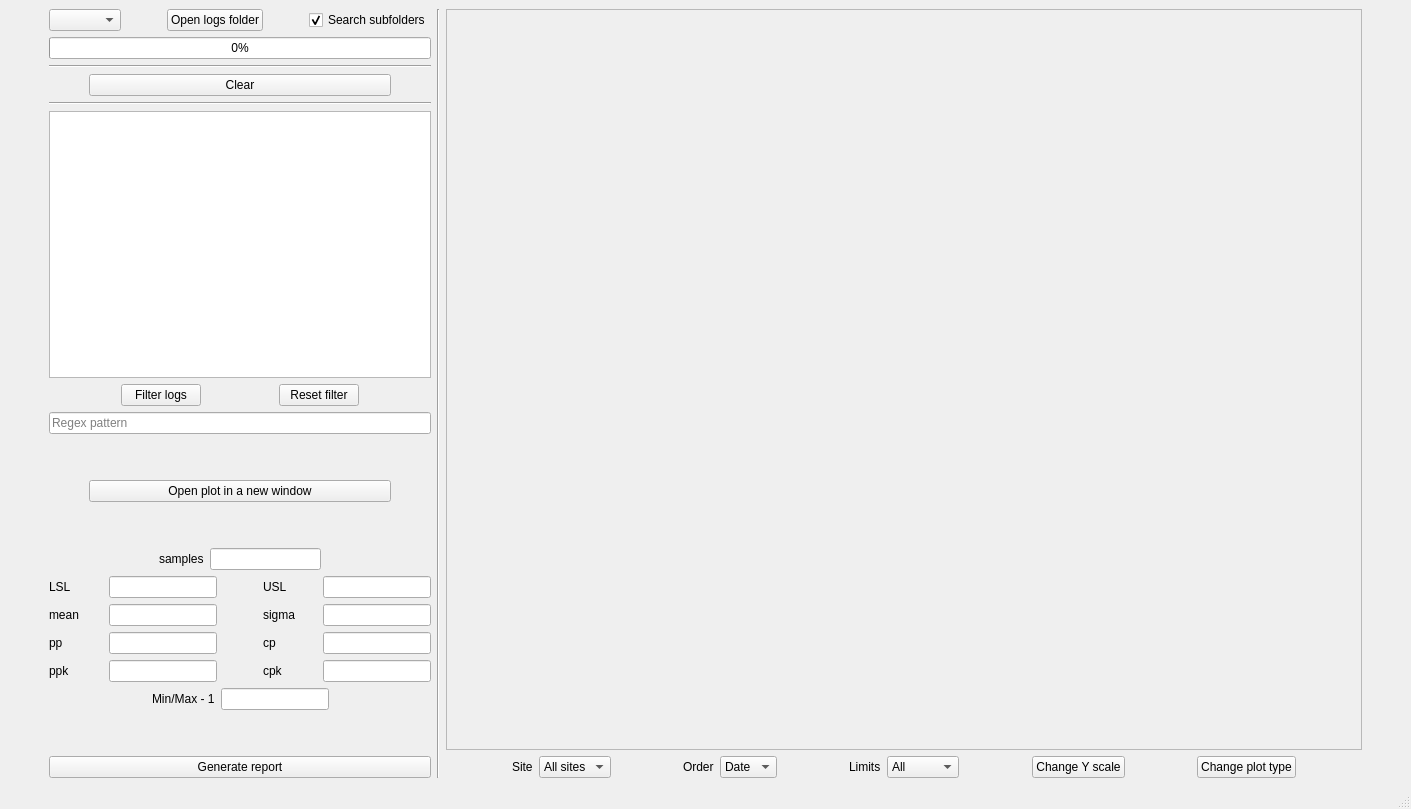
<?xml version="1.0" encoding="UTF-8"?>
<ui version="4.0">
 <class>MainWindow</class>
 <widget class="QMainWindow" name="MainWindow">
  <property name="geometry">
   <rect>
    <x>0</x>
    <y>0</y>
    <width>1411</width>
    <height>809</height>
   </rect>
  </property>
  <property name="windowTitle">
   <string>Data Analyzer</string>
  </property>
  <widget class="QWidget" name="centralwidget">
   <layout class="QHBoxLayout" name="horizontalLayout_12" stretch="0,1,0">
    <item>
     <spacer name="horizontalSpacer_13">
      <property name="orientation">
       <enum>Qt::Horizontal</enum>
      </property>
      <property name="sizeHint" stdset="0">
       <size>
        <width>40</width>
        <height>20</height>
       </size>
      </property>
     </spacer>
    </item>
    <item>
     <layout class="QHBoxLayout" name="horizontalLayout_8" stretch="0,0,1">
      <item>
       <layout class="QVBoxLayout" name="verticalLayout_6" stretch="0,0,0,0,0,1,1,0,0,0,1,0,0,0,0,0,0,0">
        <item>
         <layout class="QHBoxLayout" name="horizontalLayout_7" stretch="1,0,0,0,0">
          <item>
           <widget class="QComboBox" name="logsTypeComboBox">
            <property name="statusTip">
             <string/>
            </property>
           </widget>
          </item>
          <item>
           <spacer name="horizontalSpacer_10">
            <property name="orientation">
             <enum>Qt::Horizontal</enum>
            </property>
            <property name="sizeHint" stdset="0">
             <size>
              <width>40</width>
              <height>20</height>
             </size>
            </property>
           </spacer>
          </item>
          <item>
           <widget class="QPushButton" name="openLogsFolderButton">
            <property name="statusTip">
             <string/>
            </property>
            <property name="text">
             <string>Open logs folder</string>
            </property>
           </widget>
          </item>
          <item>
           <spacer name="horizontalSpacer_26">
            <property name="orientation">
             <enum>Qt::Horizontal</enum>
            </property>
            <property name="sizeHint" stdset="0">
             <size>
              <width>40</width>
              <height>20</height>
             </size>
            </property>
           </spacer>
          </item>
          <item>
           <widget class="QCheckBox" name="checkBox">
            <property name="text">
             <string>Search subfolders</string>
            </property>
            <property name="checked">
             <bool>true</bool>
            </property>
           </widget>
          </item>
         </layout>
        </item>
        <item>
         <widget class="QProgressBar" name="progressBar">
          <property name="statusTip">
           <string/>
          </property>
          <property name="value">
           <number>0</number>
          </property>
         </widget>
        </item>
        <item>
         <widget class="Line" name="line_3">
          <property name="orientation">
           <enum>Qt::Horizontal</enum>
          </property>
         </widget>
        </item>
        <item>
         <layout class="QHBoxLayout" name="horizontalLayout_5" stretch="0,1,0">
          <item>
           <spacer name="horizontalSpacer_21">
            <property name="orientation">
             <enum>Qt::Horizontal</enum>
            </property>
            <property name="sizeHint" stdset="0">
             <size>
              <width>40</width>
              <height>20</height>
             </size>
            </property>
           </spacer>
          </item>
          <item>
           <widget class="QPushButton" name="clearButton">
            <property name="text">
             <string>Clear</string>
            </property>
           </widget>
          </item>
          <item>
           <spacer name="horizontalSpacer_22">
            <property name="orientation">
             <enum>Qt::Horizontal</enum>
            </property>
            <property name="sizeHint" stdset="0">
             <size>
              <width>40</width>
              <height>20</height>
             </size>
            </property>
           </spacer>
          </item>
         </layout>
        </item>
        <item>
         <widget class="Line" name="line_2">
          <property name="orientation">
           <enum>Qt::Horizontal</enum>
          </property>
         </widget>
        </item>
        <item>
         <widget class="QListWidget" name="listWidget">
          <property name="statusTip">
           <string/>
          </property>
          <property name="whatsThis">
           <string/>
          </property>
         </widget>
        </item>
        <item>
         <layout class="QVBoxLayout" name="verticalLayout_4">
          <item>
           <layout class="QHBoxLayout" name="horizontalLayout_3">
            <item>
             <spacer name="horizontalSpacer_8">
              <property name="orientation">
               <enum>Qt::Horizontal</enum>
              </property>
              <property name="sizeHint" stdset="0">
               <size>
                <width>40</width>
                <height>20</height>
               </size>
              </property>
             </spacer>
            </item>
            <item>
             <widget class="QPushButton" name="filterTestsButton">
              <property name="statusTip">
               <string/>
              </property>
              <property name="text">
               <string>Filter logs</string>
              </property>
             </widget>
            </item>
            <item>
             <spacer name="horizontalSpacer_7">
              <property name="orientation">
               <enum>Qt::Horizontal</enum>
              </property>
              <property name="sizeHint" stdset="0">
               <size>
                <width>40</width>
                <height>20</height>
               </size>
              </property>
             </spacer>
            </item>
            <item>
             <widget class="QPushButton" name="resetFilterButton">
              <property name="statusTip">
               <string/>
              </property>
              <property name="text">
               <string>Reset filter</string>
              </property>
             </widget>
            </item>
            <item>
             <spacer name="horizontalSpacer_9">
              <property name="orientation">
               <enum>Qt::Horizontal</enum>
              </property>
              <property name="sizeHint" stdset="0">
               <size>
                <width>40</width>
                <height>20</height>
               </size>
              </property>
             </spacer>
            </item>
           </layout>
          </item>
          <item>
           <layout class="QHBoxLayout" name="horizontalLayout_4">
            <item>
             <widget class="QLineEdit" name="regexPatternEdit">
              <property name="statusTip">
               <string/>
              </property>
              <property name="placeholderText">
               <string>Regex pattern</string>
              </property>
             </widget>
            </item>
           </layout>
          </item>
         </layout>
        </item>
        <item>
         <spacer name="verticalSpacer">
          <property name="orientation">
           <enum>Qt::Vertical</enum>
          </property>
          <property name="sizeHint" stdset="0">
           <size>
            <width>20</width>
            <height>40</height>
           </size>
          </property>
         </spacer>
        </item>
        <item>
         <layout class="QHBoxLayout" name="horizontalLayout_18" stretch="0,1,0">
          <item>
           <spacer name="horizontalSpacer_23">
            <property name="orientation">
             <enum>Qt::Horizontal</enum>
            </property>
            <property name="sizeHint" stdset="0">
             <size>
              <width>40</width>
              <height>20</height>
             </size>
            </property>
           </spacer>
          </item>
          <item>
           <widget class="QPushButton" name="plotNewWindowButton">
            <property name="text">
             <string>Open plot in a new window</string>
            </property>
           </widget>
          </item>
          <item>
           <spacer name="horizontalSpacer_24">
            <property name="orientation">
             <enum>Qt::Horizontal</enum>
            </property>
            <property name="sizeHint" stdset="0">
             <size>
              <width>40</width>
              <height>20</height>
             </size>
            </property>
           </spacer>
          </item>
         </layout>
        </item>
        <item>
         <spacer name="verticalSpacer_2">
          <property name="orientation">
           <enum>Qt::Vertical</enum>
          </property>
          <property name="sizeHint" stdset="0">
           <size>
            <width>20</width>
            <height>40</height>
           </size>
          </property>
         </spacer>
        </item>
        <item>
         <layout class="QVBoxLayout" name="verticalLayout_3">
          <item>
           <layout class="QHBoxLayout" name="horizontalLayout_9">
            <item>
             <spacer name="horizontalSpacer">
              <property name="orientation">
               <enum>Qt::Horizontal</enum>
              </property>
              <property name="sizeHint" stdset="0">
               <size>
                <width>40</width>
                <height>20</height>
               </size>
              </property>
             </spacer>
            </item>
            <item>
             <widget class="QLabel" name="samplesLabel">
              <property name="text">
               <string>samples</string>
              </property>
             </widget>
            </item>
            <item>
             <widget class="QLineEdit" name="samplesEdit">
              <property name="enabled">
               <bool>true</bool>
              </property>
              <property name="statusTip">
               <string/>
              </property>
              <property name="readOnly">
               <bool>true</bool>
              </property>
             </widget>
            </item>
            <item>
             <spacer name="horizontalSpacer_2">
              <property name="orientation">
               <enum>Qt::Horizontal</enum>
              </property>
              <property name="sizeHint" stdset="0">
               <size>
                <width>40</width>
                <height>20</height>
               </size>
              </property>
             </spacer>
            </item>
           </layout>
          </item>
         </layout>
        </item>
        <item>
         <layout class="QVBoxLayout" name="verticalLayout_8">
          <item>
           <layout class="QHBoxLayout" name="horizontalLayout" stretch="1,0,1">
            <item>
             <layout class="QHBoxLayout" name="horizontalLayout_2">
              <item>
               <widget class="QLabel" name="lowerLimitLabel">
                <property name="text">
                 <string>LSL</string>
                </property>
               </widget>
              </item>
              <item>
               <widget class="QLineEdit" name="lowerLimitEdit">
                <property name="sizePolicy">
                 <sizepolicy hsizetype="Fixed" vsizetype="Fixed">
                  <horstretch>0</horstretch>
                  <verstretch>0</verstretch>
                 </sizepolicy>
                </property>
                <property name="cursor">
                 <cursorShape>IBeamCursor</cursorShape>
                </property>
                <property name="statusTip">
                 <string/>
                </property>
                <property name="readOnly">
                 <bool>true</bool>
                </property>
               </widget>
              </item>
             </layout>
            </item>
            <item>
             <spacer name="horizontalSpacer_11">
              <property name="orientation">
               <enum>Qt::Horizontal</enum>
              </property>
              <property name="sizeHint" stdset="0">
               <size>
                <width>40</width>
                <height>20</height>
               </size>
              </property>
             </spacer>
            </item>
            <item>
             <layout class="QHBoxLayout" name="horizontalLayout_10">
              <item>
               <widget class="QLabel" name="upperLimitLabel">
                <property name="text">
                 <string>USL</string>
                </property>
               </widget>
              </item>
              <item>
               <widget class="QLineEdit" name="upperLimitEdit">
                <property name="sizePolicy">
                 <sizepolicy hsizetype="Fixed" vsizetype="Fixed">
                  <horstretch>0</horstretch>
                  <verstretch>0</verstretch>
                 </sizepolicy>
                </property>
                <property name="cursor">
                 <cursorShape>IBeamCursor</cursorShape>
                </property>
                <property name="statusTip">
                 <string/>
                </property>
                <property name="readOnly">
                 <bool>true</bool>
                </property>
               </widget>
              </item>
             </layout>
            </item>
           </layout>
          </item>
         </layout>
        </item>
        <item>
         <layout class="QHBoxLayout" name="horizontalLayout_21" stretch="1,0,1">
          <item>
           <layout class="QHBoxLayout" name="horizontalLayout_22">
            <item>
             <widget class="QLabel" name="averageLabel">
              <property name="text">
               <string>mean</string>
              </property>
             </widget>
            </item>
            <item>
             <widget class="QLineEdit" name="averageEdit">
              <property name="sizePolicy">
               <sizepolicy hsizetype="Fixed" vsizetype="Fixed">
                <horstretch>0</horstretch>
                <verstretch>0</verstretch>
               </sizepolicy>
              </property>
              <property name="cursor">
               <cursorShape>IBeamCursor</cursorShape>
              </property>
              <property name="statusTip">
               <string/>
              </property>
              <property name="readOnly">
               <bool>true</bool>
              </property>
             </widget>
            </item>
           </layout>
          </item>
          <item>
           <spacer name="horizontalSpacer_17">
            <property name="orientation">
             <enum>Qt::Horizontal</enum>
            </property>
            <property name="sizeHint" stdset="0">
             <size>
              <width>40</width>
              <height>20</height>
             </size>
            </property>
           </spacer>
          </item>
          <item>
           <layout class="QHBoxLayout" name="horizontalLayout_23">
            <item>
             <widget class="QLabel" name="sigmaLabel">
              <property name="text">
               <string>sigma</string>
              </property>
             </widget>
            </item>
            <item>
             <widget class="QLineEdit" name="sigmaEdit">
              <property name="sizePolicy">
               <sizepolicy hsizetype="Fixed" vsizetype="Fixed">
                <horstretch>0</horstretch>
                <verstretch>0</verstretch>
               </sizepolicy>
              </property>
              <property name="cursor">
               <cursorShape>IBeamCursor</cursorShape>
              </property>
              <property name="statusTip">
               <string/>
              </property>
              <property name="readOnly">
               <bool>true</bool>
              </property>
             </widget>
            </item>
           </layout>
          </item>
         </layout>
        </item>
        <item>
         <layout class="QHBoxLayout" name="horizontalLayout_17" stretch="1,0,1">
          <item>
           <layout class="QHBoxLayout" name="horizontalLayout_13">
            <item>
             <widget class="QLabel" name="ppLabel">
              <property name="text">
               <string>pp</string>
              </property>
             </widget>
            </item>
            <item>
             <widget class="QLineEdit" name="ppEdit">
              <property name="sizePolicy">
               <sizepolicy hsizetype="Fixed" vsizetype="Fixed">
                <horstretch>0</horstretch>
                <verstretch>0</verstretch>
               </sizepolicy>
              </property>
              <property name="cursor">
               <cursorShape>IBeamCursor</cursorShape>
              </property>
              <property name="statusTip">
               <string/>
              </property>
              <property name="readOnly">
               <bool>true</bool>
              </property>
             </widget>
            </item>
           </layout>
          </item>
          <item>
           <spacer name="horizontalSpacer_15">
            <property name="orientation">
             <enum>Qt::Horizontal</enum>
            </property>
            <property name="sizeHint" stdset="0">
             <size>
              <width>40</width>
              <height>20</height>
             </size>
            </property>
           </spacer>
          </item>
          <item>
           <layout class="QHBoxLayout" name="horizontalLayout_16">
            <item>
             <widget class="QLabel" name="cpLabel">
              <property name="text">
               <string>cp</string>
              </property>
             </widget>
            </item>
            <item>
             <widget class="QLineEdit" name="cpEdit">
              <property name="sizePolicy">
               <sizepolicy hsizetype="Fixed" vsizetype="Fixed">
                <horstretch>0</horstretch>
                <verstretch>0</verstretch>
               </sizepolicy>
              </property>
              <property name="cursor">
               <cursorShape>IBeamCursor</cursorShape>
              </property>
              <property name="statusTip">
               <string/>
              </property>
              <property name="readOnly">
               <bool>true</bool>
              </property>
             </widget>
            </item>
           </layout>
          </item>
         </layout>
        </item>
        <item>
         <layout class="QHBoxLayout" name="horizontalLayout_19" stretch="1,0,1">
          <item>
           <layout class="QHBoxLayout" name="horizontalLayout_14">
            <item>
             <widget class="QLabel" name="ppkLabel">
              <property name="text">
               <string>ppk</string>
              </property>
             </widget>
            </item>
            <item>
             <widget class="QLineEdit" name="ppkEdit">
              <property name="sizePolicy">
               <sizepolicy hsizetype="Fixed" vsizetype="Fixed">
                <horstretch>0</horstretch>
                <verstretch>0</verstretch>
               </sizepolicy>
              </property>
              <property name="cursor">
               <cursorShape>IBeamCursor</cursorShape>
              </property>
              <property name="statusTip">
               <string/>
              </property>
              <property name="readOnly">
               <bool>true</bool>
              </property>
             </widget>
            </item>
           </layout>
          </item>
          <item>
           <spacer name="horizontalSpacer_16">
            <property name="orientation">
             <enum>Qt::Horizontal</enum>
            </property>
            <property name="sizeHint" stdset="0">
             <size>
              <width>40</width>
              <height>20</height>
             </size>
            </property>
           </spacer>
          </item>
          <item>
           <layout class="QHBoxLayout" name="horizontalLayout_15">
            <item>
             <widget class="QLabel" name="cpkLabel">
              <property name="text">
               <string>cpk</string>
              </property>
             </widget>
            </item>
            <item>
             <widget class="QLineEdit" name="cpkEdit">
              <property name="sizePolicy">
               <sizepolicy hsizetype="Fixed" vsizetype="Fixed">
                <horstretch>0</horstretch>
                <verstretch>0</verstretch>
               </sizepolicy>
              </property>
              <property name="cursor">
               <cursorShape>IBeamCursor</cursorShape>
              </property>
              <property name="statusTip">
               <string/>
              </property>
              <property name="readOnly">
               <bool>true</bool>
              </property>
             </widget>
            </item>
           </layout>
          </item>
         </layout>
        </item>
        <item>
         <layout class="QHBoxLayout" name="horizontalLayout_24">
          <item>
           <spacer name="horizontalSpacer_19">
            <property name="orientation">
             <enum>Qt::Horizontal</enum>
            </property>
            <property name="sizeHint" stdset="0">
             <size>
              <width>40</width>
              <height>20</height>
             </size>
            </property>
           </spacer>
          </item>
          <item>
           <widget class="QLabel" name="stabilityLabel">
            <property name="text">
             <string>Min/Max - 1</string>
            </property>
           </widget>
          </item>
          <item>
           <widget class="QLineEdit" name="stabilityEdit">
            <property name="sizePolicy">
             <sizepolicy hsizetype="Fixed" vsizetype="Fixed">
              <horstretch>0</horstretch>
              <verstretch>0</verstretch>
             </sizepolicy>
            </property>
            <property name="cursor">
             <cursorShape>IBeamCursor</cursorShape>
            </property>
            <property name="statusTip">
             <string/>
            </property>
            <property name="readOnly">
             <bool>true</bool>
            </property>
           </widget>
          </item>
          <item>
           <spacer name="horizontalSpacer_20">
            <property name="orientation">
             <enum>Qt::Horizontal</enum>
            </property>
            <property name="sizeHint" stdset="0">
             <size>
              <width>40</width>
              <height>20</height>
             </size>
            </property>
           </spacer>
          </item>
         </layout>
        </item>
        <item>
         <spacer name="verticalSpacer_3">
          <property name="orientation">
           <enum>Qt::Vertical</enum>
          </property>
          <property name="sizeHint" stdset="0">
           <size>
            <width>20</width>
            <height>40</height>
           </size>
          </property>
         </spacer>
        </item>
        <item>
         <widget class="QPushButton" name="generateReportButton">
          <property name="text">
           <string>Generate report</string>
          </property>
         </widget>
        </item>
       </layout>
      </item>
      <item>
       <widget class="Line" name="line">
        <property name="orientation">
         <enum>Qt::Vertical</enum>
        </property>
       </widget>
      </item>
      <item>
       <layout class="QVBoxLayout" name="verticalLayout_5" stretch="1,0">
        <item>
         <widget class="QFrame" name="plotFrame">
          <property name="statusTip">
           <string/>
          </property>
          <property name="autoFillBackground">
           <bool>true</bool>
          </property>
          <property name="frameShape">
           <enum>QFrame::StyledPanel</enum>
          </property>
          <property name="frameShadow">
           <enum>QFrame::Plain</enum>
          </property>
         </widget>
        </item>
        <item>
         <layout class="QHBoxLayout" name="horizontalLayout_11">
          <item>
           <spacer name="horizontalSpacer_4">
            <property name="orientation">
             <enum>Qt::Horizontal</enum>
            </property>
            <property name="sizeHint" stdset="0">
             <size>
              <width>40</width>
              <height>20</height>
             </size>
            </property>
           </spacer>
          </item>
          <item>
           <widget class="QLabel" name="siteLabel">
            <property name="text">
             <string>Site</string>
            </property>
           </widget>
          </item>
          <item>
           <widget class="QComboBox" name="selectSiteComboBox">
            <property name="statusTip">
             <string/>
            </property>
            <item>
             <property name="text">
              <string>All sites</string>
             </property>
            </item>
           </widget>
          </item>
          <item>
           <spacer name="horizontalSpacer_6">
            <property name="orientation">
             <enum>Qt::Horizontal</enum>
            </property>
            <property name="sizeHint" stdset="0">
             <size>
              <width>40</width>
              <height>20</height>
             </size>
            </property>
           </spacer>
          </item>
          <item>
           <widget class="QLabel" name="orderLabel">
            <property name="text">
             <string>Order</string>
            </property>
           </widget>
          </item>
          <item>
           <widget class="QComboBox" name="plotOrderByComboBox">
            <property name="statusTip">
             <string/>
            </property>
            <item>
             <property name="text">
              <string>Date</string>
             </property>
            </item>
            <item>
             <property name="text">
              <string>Sites</string>
             </property>
            </item>
           </widget>
          </item>
          <item>
           <spacer name="horizontalSpacer_25">
            <property name="orientation">
             <enum>Qt::Horizontal</enum>
            </property>
            <property name="sizeHint" stdset="0">
             <size>
              <width>40</width>
              <height>20</height>
             </size>
            </property>
           </spacer>
          </item>
          <item>
           <widget class="QLabel" name="limitsLabel">
            <property name="text">
             <string>Limits</string>
            </property>
           </widget>
          </item>
          <item>
           <widget class="QComboBox" name="selectLimitsComboBox">
            <item>
             <property name="text">
              <string>All</string>
             </property>
            </item>
            <item>
             <property name="text">
              <string>Oldest</string>
             </property>
            </item>
            <item>
             <property name="text">
              <string>Newest</string>
             </property>
            </item>
           </widget>
          </item>
          <item>
           <spacer name="horizontalSpacer_18">
            <property name="orientation">
             <enum>Qt::Horizontal</enum>
            </property>
            <property name="sizeHint" stdset="0">
             <size>
              <width>40</width>
              <height>20</height>
             </size>
            </property>
           </spacer>
          </item>
          <item>
           <widget class="QPushButton" name="changeYScaleButton">
            <property name="statusTip">
             <string/>
            </property>
            <property name="text">
             <string>Change Y scale</string>
            </property>
           </widget>
          </item>
          <item>
           <spacer name="horizontalSpacer_3">
            <property name="orientation">
             <enum>Qt::Horizontal</enum>
            </property>
            <property name="sizeHint" stdset="0">
             <size>
              <width>40</width>
              <height>20</height>
             </size>
            </property>
           </spacer>
          </item>
          <item>
           <widget class="QPushButton" name="changePlotButton">
            <property name="statusTip">
             <string/>
            </property>
            <property name="text">
             <string>Change plot type</string>
            </property>
           </widget>
          </item>
          <item>
           <spacer name="horizontalSpacer_5">
            <property name="orientation">
             <enum>Qt::Horizontal</enum>
            </property>
            <property name="sizeHint" stdset="0">
             <size>
              <width>40</width>
              <height>20</height>
             </size>
            </property>
           </spacer>
          </item>
         </layout>
        </item>
       </layout>
      </item>
     </layout>
    </item>
    <item>
     <spacer name="horizontalSpacer_14">
      <property name="orientation">
       <enum>Qt::Horizontal</enum>
      </property>
      <property name="sizeHint" stdset="0">
       <size>
        <width>40</width>
        <height>20</height>
       </size>
      </property>
     </spacer>
    </item>
   </layout>
  </widget>
  <widget class="QMenuBar" name="menubar">
   <property name="geometry">
    <rect>
     <x>0</x>
     <y>0</y>
     <width>1411</width>
     <height>21</height>
    </rect>
   </property>
  </widget>
  <widget class="QStatusBar" name="statusbar"/>
 </widget>
 <resources/>
 <connections/>
</ui>
